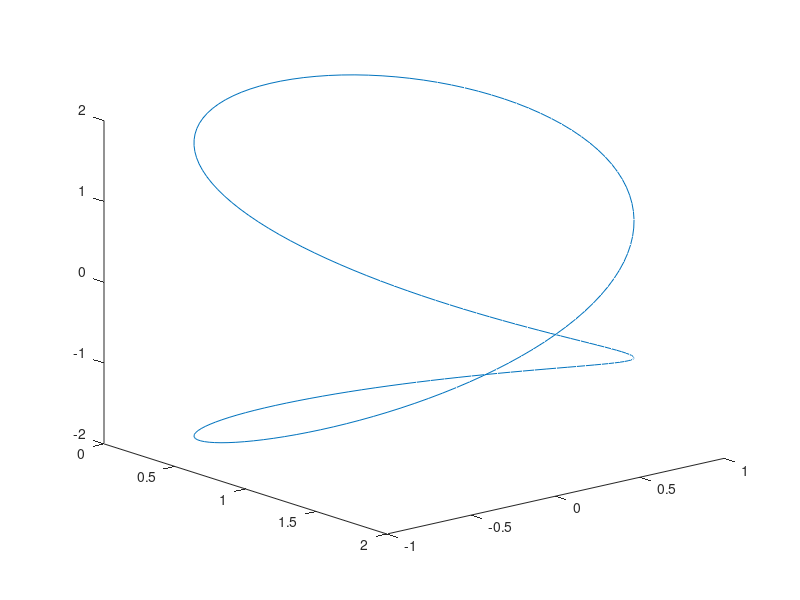

The MATLAB source for this figure:
clear
clc

a = 1;
t=linspace(0,4*pi,200);
x= a+a*cos(t); %parametrized Viviani's Curve
y= a*sin(t);
z = 2*a*sin(t/2);

v_curve = line(x,y,z);
view(50,20);



